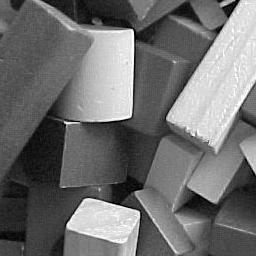
%> input picture CKC1/blocks.jpg, 256 x 256 px
$ octave test10283.m   (GNU Octave 9; MATLAB toolbox functions it lacks are replaced by stand-ins)
%> lines starting %> are read from the running program, lines starting %| are printed output that depends on the picture; in (x1, y1, x2, y2) boxes, pixels count from 0 and x2, y2 are one past the last pixel; in counts of white or black regions, pixels touching at a corner belong together; the program's own positions count from 1
clear
clc
fn=input("File Name= ");
%> the answer given: 'blocks.jpg'
w=imread(fn);
%> w is the input picture: size 256x256 uint8; min 0, max 255, mean 110.3
[row,col]=size(w);
%> row = 256; col = 256
D=[0 128;192 64];
DD=[D D+32; D+48 D+16]
B=repmat(D,row/2,col/2);
BB=repmat(DD,row/4,col/4);
wB=w>B;
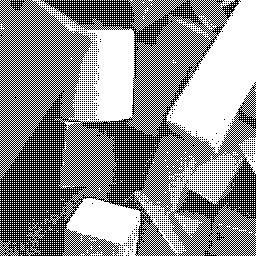
%> wB: size 256x256 logical; 55.7% white; black in thin lines or dots
wBB=w>BB;
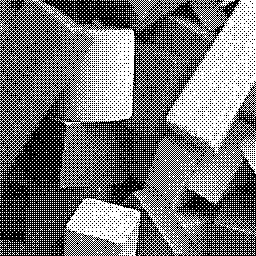
%> wBB: size 256x256 logical; 46% white in thin lines or dots
subplot(2,2,1),imshow(w)
subplot(2,2,2),imshow(w>127)
%> after `imshow(w>127)`:
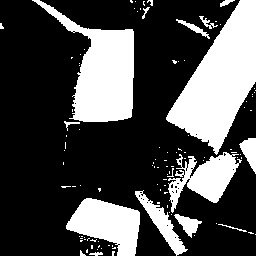
%> displayed picture: size 256x256 logical; 29.6% white; 107 white regions (92 under 20 px), largest, box (x1, y1, x2, y2) and area: (166, 0, 256, 155) 7049, (32, 0, 134, 122) 5303, (66, 198, 140, 256) 2637
subplot(2,2,3),imshow(wB)
subplot(2,2,4),imshow(wBB)

$ run again, on CKC1/abc.png
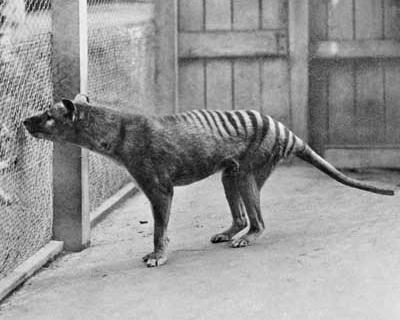
%> input picture CKC1/abc.png, 400 x 320 px
%> w is the input picture: size 320x400 uint8; min 0, max 255, mean 150.8
%> `wB=w>B;`:
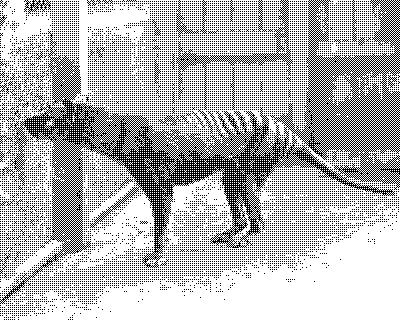
%> wB: size 320x400 logical; 71.4% white; black in thin lines or dots
%> wBB: size 320x400 logical; 61.8% white; black in thin lines or dots
%> `imshow(w>127)`:
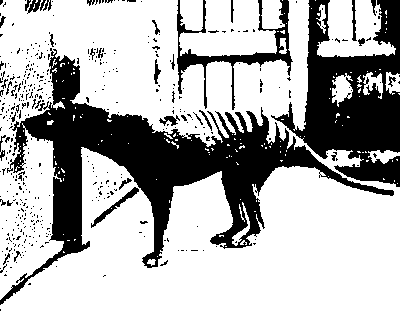
%> displayed picture: size 320x400 logical; 70.5% white; 450 black regions (415 under 20 px), largest, box (x1, y1, x2, y2) and area: (0, 48, 394, 305) 21272, (271, 0, 400, 187) 11224, (177, 0, 293, 110) 2180
